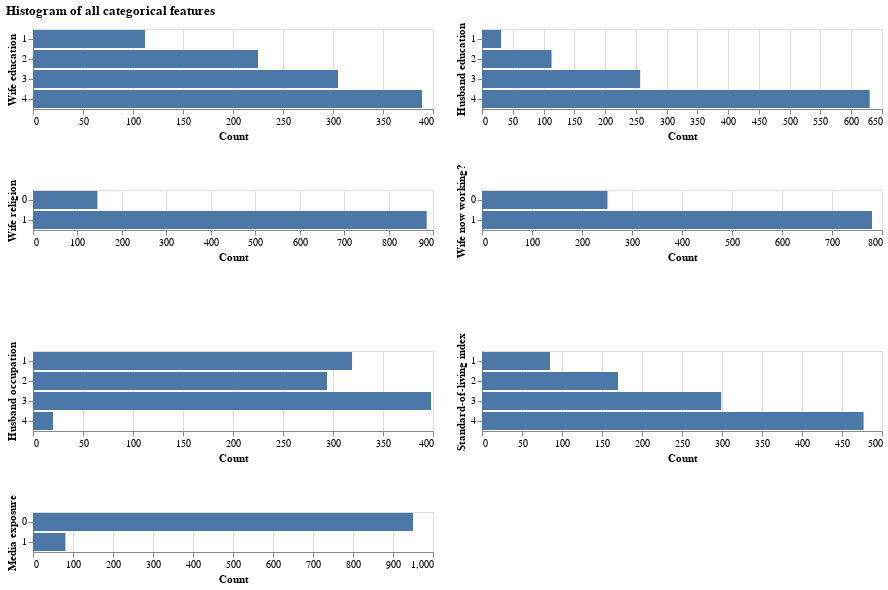

Source (notebook cell):
### Markdown cell above
### 3.3 Counting combinations of categorical features

### Code cell
alt.Chart(train_df).mark_bar().encode(
    x=alt.X("count()", title="Count"),
    y=alt.Y(alt.repeat(), type="nominal"),
).repeat(categorical_features, columns=2, title="Histogram of all categorical features")

### Figure 1 — Vega-Lite specification as saved in the notebook (floating-point values rounded to 4 significant figures; data arrays with more than 128 entries replaced by an {"elided": "..."} marker saying what was removed)
{"$schema": "https://vega.github.io/schema/vega-lite/v4.8.1.json", "columns": 2, "config": {"view": {"continuousHeight": 300, "continuousWidth": 400}}, "datasets": {"data-3240f27c6e3813098ae09b3ae04a17da": {"elided": "1031 records"}}, "repeat": ["Wife education", "Husband education", "Wife religion", "Wife now working?", "Husband occupation", "Standard-of-living index", "Media exposure"], "spec": {"data": {"name": "data-3240f27c6e3813098ae09b3ae04a17da"}, "encoding": {"x": {"aggregate": "count", "title": "Count", "type": "quantitative"}, "y": {"field": {"repeat": "repeat"}, "type": "nominal"}}, "mark": "bar"}, "title": "Histogram of all categorical features"}
